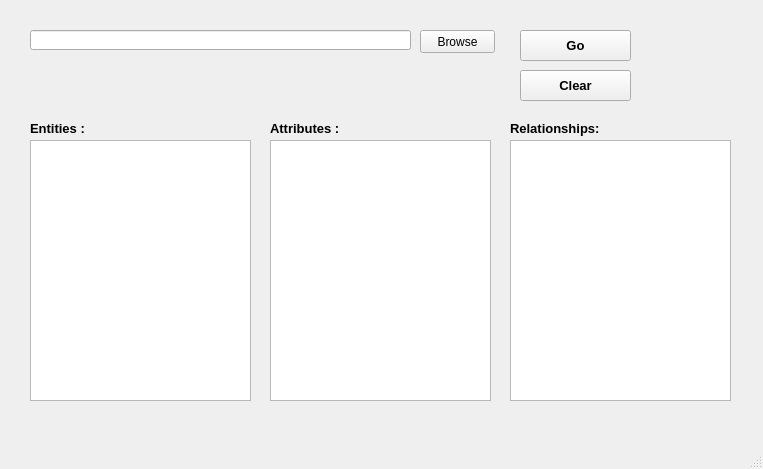
<?xml version="1.0" encoding="UTF-8"?>
<ui version="4.0">
 <class>MainWindow</class>
 <widget class="QMainWindow" name="MainWindow">
  <property name="geometry">
   <rect>
    <x>0</x>
    <y>0</y>
    <width>763</width>
    <height>469</height>
   </rect>
  </property>
  <property name="windowTitle">
   <string>MainWindow</string>
  </property>
  <widget class="QWidget" name="centralwidget">
   <widget class="QPushButton" name="gobtn">
    <property name="geometry">
     <rect>
      <x>520</x>
      <y>30</y>
      <width>111</width>
      <height>31</height>
     </rect>
    </property>
    <property name="font">
     <font>
      <pointsize>10</pointsize>
      <weight>75</weight>
      <bold>true</bold>
     </font>
    </property>
    <property name="text">
     <string>Go</string>
    </property>
   </widget>
   <widget class="QListWidget" name="entitylist">
    <property name="geometry">
     <rect>
      <x>30</x>
      <y>140</y>
      <width>221</width>
      <height>261</height>
     </rect>
    </property>
   </widget>
   <widget class="QListWidget" name="attributelist">
    <property name="geometry">
     <rect>
      <x>270</x>
      <y>140</y>
      <width>221</width>
      <height>261</height>
     </rect>
    </property>
   </widget>
   <widget class="QPushButton" name="clearbtn">
    <property name="geometry">
     <rect>
      <x>520</x>
      <y>70</y>
      <width>111</width>
      <height>31</height>
     </rect>
    </property>
    <property name="font">
     <font>
      <pointsize>10</pointsize>
      <weight>75</weight>
      <bold>true</bold>
     </font>
    </property>
    <property name="text">
     <string>Clear</string>
    </property>
   </widget>
   <widget class="QLabel" name="label_2">
    <property name="geometry">
     <rect>
      <x>30</x>
      <y>120</y>
      <width>81</width>
      <height>16</height>
     </rect>
    </property>
    <property name="font">
     <font>
      <pointsize>10</pointsize>
      <weight>75</weight>
      <bold>true</bold>
     </font>
    </property>
    <property name="text">
     <string>Entities :</string>
    </property>
   </widget>
   <widget class="QLabel" name="label_3">
    <property name="geometry">
     <rect>
      <x>270</x>
      <y>120</y>
      <width>91</width>
      <height>16</height>
     </rect>
    </property>
    <property name="font">
     <font>
      <pointsize>10</pointsize>
      <weight>75</weight>
      <bold>true</bold>
     </font>
    </property>
    <property name="text">
     <string>Attributes :</string>
    </property>
   </widget>
   <widget class="QLineEdit" name="lineEdit">
    <property name="geometry">
     <rect>
      <x>30</x>
      <y>30</y>
      <width>381</width>
      <height>20</height>
     </rect>
    </property>
   </widget>
   <widget class="QPushButton" name="browsebtn">
    <property name="geometry">
     <rect>
      <x>420</x>
      <y>30</y>
      <width>75</width>
      <height>23</height>
     </rect>
    </property>
    <property name="text">
     <string>Browse</string>
    </property>
   </widget>
   <widget class="QListWidget" name="relationlist">
    <property name="geometry">
     <rect>
      <x>510</x>
      <y>140</y>
      <width>221</width>
      <height>261</height>
     </rect>
    </property>
   </widget>
   <widget class="QLabel" name="label">
    <property name="geometry">
     <rect>
      <x>510</x>
      <y>120</y>
      <width>101</width>
      <height>16</height>
     </rect>
    </property>
    <property name="font">
     <font>
      <pointsize>10</pointsize>
      <weight>75</weight>
      <bold>true</bold>
     </font>
    </property>
    <property name="text">
     <string>Relationships:</string>
    </property>
   </widget>
  </widget>
  <widget class="QMenuBar" name="menubar">
   <property name="geometry">
    <rect>
     <x>0</x>
     <y>0</y>
     <width>763</width>
     <height>21</height>
    </rect>
   </property>
  </widget>
  <widget class="QStatusBar" name="statusbar"/>
 </widget>
 <resources/>
 <connections/>
</ui>
